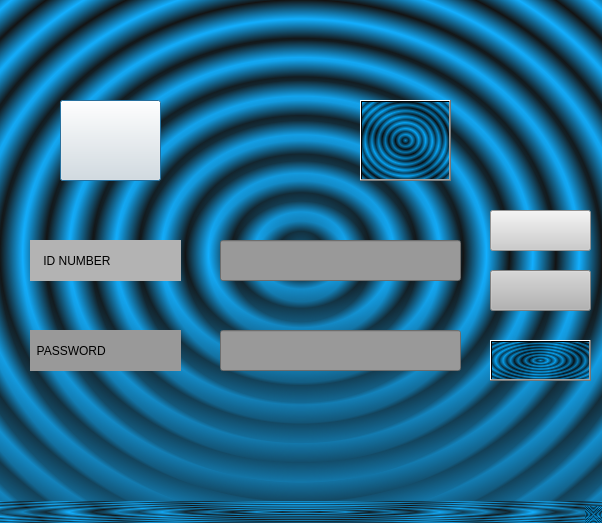
<?xml version="1.0" encoding="UTF-8"?>
<ui version="4.0">
 <class>loginScreen</class>
 <widget class="QMainWindow" name="loginScreen">
  <property name="geometry">
   <rect>
    <x>0</x>
    <y>0</y>
    <width>602</width>
    <height>523</height>
   </rect>
  </property>
  <property name="acceptDrops">
   <bool>false</bool>
  </property>
  <property name="windowTitle">
   <string>login</string>
  </property>
  <property name="styleSheet">
   <string notr="true">background-color: qradialgradient(spread:repeat, cx:0.5, cy:0.5, radius:0.077, fx:0.5, fy:0.5, stop:0 rgba(0, 169, 255, 147), stop:0.497326 rgba(0, 0, 0, 147), stop:1 rgba(0, 169, 255, 147));
</string>
  </property>
  <widget class="QWidget" name="centralwidget">
   <widget class="QPushButton" name="login_button">
    <property name="geometry">
     <rect>
      <x>60</x>
      <y>100</y>
      <width>101</width>
      <height>81</height>
     </rect>
    </property>
    <property name="styleSheet">
     <string notr="true">background-color: rgb(230, 230, 230);
border-color: rgb(0, 0, 128);</string>
    </property>
    <property name="text">
     <string/>
    </property>
    <property name="icon">
     <iconset>
      <normaloff>../../../gümüst/icons/icns/account.png</normaloff>
      <normalon>../../gümüst/icons/icns/account.png</normalon>../../../gümüst/icons/icns/account.png</iconset>
    </property>
    <property name="iconSize">
     <size>
      <width>150</width>
      <height>100</height>
     </size>
    </property>
    <property name="autoDefault">
     <bool>false</bool>
    </property>
    <property name="default">
     <bool>true</bool>
    </property>
    <property name="flat">
     <bool>false</bool>
    </property>
   </widget>
   <widget class="QPushButton" name="clear_button">
    <property name="geometry">
     <rect>
      <x>490</x>
      <y>210</y>
      <width>101</width>
      <height>41</height>
     </rect>
    </property>
    <property name="styleSheet">
     <string notr="true">background-color: rgb(204, 204, 204);</string>
    </property>
    <property name="text">
     <string/>
    </property>
    <property name="icon">
     <iconset>
      <normaloff>../../../gümüst/icons/icns/Küçük indir (2) .png</normaloff>
      <normalon>../../gümüst/icons/icns/Küçük indir (2) .png</normalon>../../../gümüst/icons/icns/Küçük indir (2) .png</iconset>
    </property>
    <property name="iconSize">
     <size>
      <width>100</width>
      <height>85</height>
     </size>
    </property>
   </widget>
   <widget class="QPushButton" name="enter_button">
    <property name="geometry">
     <rect>
      <x>490</x>
      <y>270</y>
      <width>101</width>
      <height>41</height>
     </rect>
    </property>
    <property name="styleSheet">
     <string notr="true">background-color: rgb(179, 179, 179);</string>
    </property>
    <property name="text">
     <string/>
    </property>
    <property name="icon">
     <iconset>
      <normaloff>../../../gümüst/icons/icns/Küçük images (1) .png</normaloff>
      <normalon>../../gümüst/icons/icns/Küçük images (1) .png</normalon>../../../gümüst/icons/icns/Küçük images (1) .png</iconset>
    </property>
    <property name="iconSize">
     <size>
      <width>100</width>
      <height>100</height>
     </size>
    </property>
   </widget>
   <widget class="QPushButton" name="exit_button_2">
    <property name="geometry">
     <rect>
      <x>490</x>
      <y>340</y>
      <width>101</width>
      <height>41</height>
     </rect>
    </property>
    <property name="text">
     <string/>
    </property>
    <property name="icon">
     <iconset>
      <normaloff>../../../gümüst/icons/icns/Küçük indir (4) .png</normaloff>
      <normalon>../../gümüst/icons/icns/Küçük indir (4) .png</normalon>../../../gümüst/icons/icns/Küçük indir (4) .png</iconset>
    </property>
    <property name="iconSize">
     <size>
      <width>150</width>
      <height>150</height>
     </size>
    </property>
   </widget>
   <widget class="QLineEdit" name="idnum_edit">
    <property name="geometry">
     <rect>
      <x>220</x>
      <y>240</y>
      <width>241</width>
      <height>41</height>
     </rect>
    </property>
    <property name="styleSheet">
     <string notr="true">background-color: rgb(153, 153, 153);</string>
    </property>
   </widget>
   <widget class="QLineEdit" name="password_edit">
    <property name="geometry">
     <rect>
      <x>220</x>
      <y>330</y>
      <width>241</width>
      <height>41</height>
     </rect>
    </property>
    <property name="styleSheet">
     <string notr="true">background-color: rgb(153, 153, 153);</string>
    </property>
   </widget>
   <widget class="QLabel" name="id_label">
    <property name="geometry">
     <rect>
      <x>30</x>
      <y>240</y>
      <width>151</width>
      <height>41</height>
     </rect>
    </property>
    <property name="styleSheet">
     <string notr="true">background-color: rgb(179, 179, 179);</string>
    </property>
    <property name="text">
     <string>    ID NUMBER</string>
    </property>
   </widget>
   <widget class="QLabel" name="password_label">
    <property name="geometry">
     <rect>
      <x>30</x>
      <y>330</y>
      <width>151</width>
      <height>41</height>
     </rect>
    </property>
    <property name="styleSheet">
     <string notr="true">background-color: rgb(153, 153, 153);</string>
    </property>
    <property name="text">
     <string>  PASSWORD</string>
    </property>
   </widget>
   <widget class="QPushButton" name="exit_button">
    <property name="geometry">
     <rect>
      <x>360</x>
      <y>100</y>
      <width>91</width>
      <height>81</height>
     </rect>
    </property>
    <property name="text">
     <string/>
    </property>
    <property name="icon">
     <iconset>
      <normaloff>../../../gümüst/icons/icns/exit 2.png</normaloff>
      <normalon>../../gümüst/icons/icns/exit 2.png</normalon>../../../gümüst/icons/icns/exit 2.png</iconset>
    </property>
    <property name="iconSize">
     <size>
      <width>80</width>
      <height>100</height>
     </size>
    </property>
   </widget>
  </widget>
  <widget class="QMenuBar" name="menubar">
   <property name="geometry">
    <rect>
     <x>0</x>
     <y>0</y>
     <width>602</width>
     <height>24</height>
    </rect>
   </property>
  </widget>
  <widget class="QStatusBar" name="statusbar"/>
 </widget>
 <resources>
  <include location="../../gümüst/icons/dsya.qrc"/>
  <include location="../../gümüst/icons/new.qrc"/>
  <include location="../../gümüst/icons/end.qrc"/>
  <include location="../../gümüst/icons/try.qrc"/>
 </resources>
 <connections>
  <connection>
   <sender>clear_button</sender>
   <signal>clicked()</signal>
   <receiver>idnum_edit</receiver>
   <slot>clear()</slot>
   <hints>
    <hint type="sourcelabel">
     <x>501</x>
     <y>265</y>
    </hint>
    <hint type="destinationlabel">
     <x>334</x>
     <y>270</y>
    </hint>
   </hints>
  </connection>
  <connection>
   <sender>exit_button_2</sender>
   <signal>clicked()</signal>
   <receiver>loginScreen</receiver>
   <slot>close()</slot>
   <hints>
    <hint type="sourcelabel">
     <x>544</x>
     <y>374</y>
    </hint>
    <hint type="destinationlabel">
     <x>378</x>
     <y>415</y>
    </hint>
   </hints>
  </connection>
  <connection>
   <sender>clear_button</sender>
   <signal>clicked()</signal>
   <receiver>password_edit</receiver>
   <slot>clear()</slot>
   <hints>
    <hint type="sourcelabel">
     <x>495</x>
     <y>257</y>
    </hint>
    <hint type="destinationlabel">
     <x>357</x>
     <y>360</y>
    </hint>
   </hints>
  </connection>
 </connections>
</ui>
